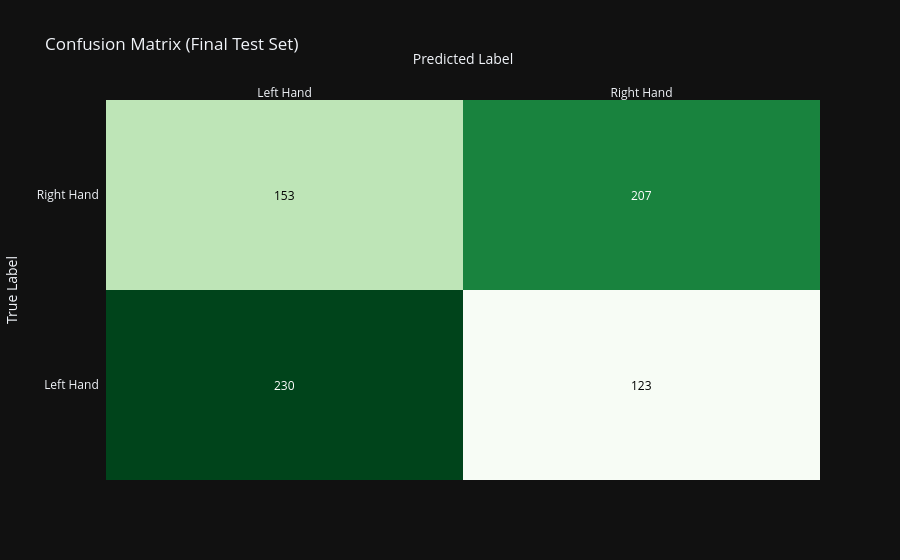

Here is the notebook cell this chart was saved with:
### Code cell
baseline_train_model(120000, 'scale')

### Figure 1 — Plotly figure (JSON) as saved in the notebook; plotly's stock layout.template omitted (floating-point values rounded to 4 significant figures)
{"data": [{"colorscale": [[0.0, "rgb(247,252,245)"], [0.125, "rgb(229,245,224)"], [0.25, "rgb(199,233,192)"], [0.375, "rgb(161,217,155)"], [0.5, "rgb(116,196,118)"], [0.625, "rgb(65,171,93)"], [0.75, "rgb(35,139,69)"], [0.875, "rgb(0,109,44)"], [1.0, "rgb(0,68,27)"]], "reversescale": false, "showscale": false, "x": ["Left Hand", "Right Hand"], "y": ["Left Hand", "Right Hand"], "z": [[230, 123], [153, 207]], "type": "heatmap"}], "layout": {"annotations": [{"font": {"color": "#FFFFFF"}, "showarrow": false, "text": "230", "x": "Left Hand", "xref": "x", "y": "Left Hand", "yref": "y"}, {"font": {"color": "#000000"}, "showarrow": false, "text": "123", "x": "Right Hand", "xref": "x", "y": "Left Hand", "yref": "y"}, {"font": {"color": "#000000"}, "showarrow": false, "text": "153", "x": "Left Hand", "xref": "x", "y": "Right Hand", "yref": "y"}, {"font": {"color": "#FFFFFF"}, "showarrow": false, "text": "207", "x": "Right Hand", "xref": "x", "y": "Right Hand", "yref": "y"}], "xaxis": {"dtick": 1, "gridcolor": "rgb(0, 0, 0)", "side": "top", "ticks": "", "title": {"text": "Predicted Label"}}, "yaxis": {"dtick": 1, "ticks": "", "ticksuffix": "  ", "title": {"text": "True Label"}}, "title": {"text": "Confusion Matrix (Final Test Set)"}}}
